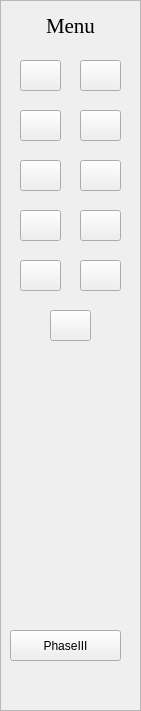
    <widget class="QFrame" name="menuFrame">
     <property name="geometry">
      <rect>
       <x>1210</x>
       <y>12</y>
       <width>141</width>
       <height>711</height>
      </rect>
     </property>
     <property name="frameShape">
      <enum>QFrame::StyledPanel</enum>
     </property>
     <property name="frameShadow">
      <enum>QFrame::Raised</enum>
     </property>
     <widget class="QLabel" name="menuLabel">
      <property name="geometry">
       <rect>
        <x>10</x>
        <y>10</y>
        <width>121</width>
        <height>31</height>
       </rect>
      </property>
      <property name="font">
       <font>
        <family>Times New Roman</family>
        <pointsize>16</pointsize>
       </font>
      </property>
      <property name="text">
       <string>Menu</string>
      </property>
      <property name="alignment">
       <set>Qt::AlignCenter</set>
      </property>
     </widget>
     <widget class="QPushButton" name="textMenu">
      <property name="geometry">
       <rect>
        <x>20</x>
        <y>60</y>
        <width>41</width>
        <height>31</height>
       </rect>
      </property>
      <property name="text">
       <string/>
      </property>
      <property name="icon">
       <iconset resource="images.qrc">
        <normaloff>:/images/icon/text.svg</normaloff>:/images/icon/text.svg</iconset>
      </property>
      <property name="iconSize">
       <size>
        <width>24</width>
        <height>24</height>
       </size>
      </property>
     </widget>
     <widget class="QPushButton" name="pointMenu">
      <property name="geometry">
       <rect>
        <x>80</x>
        <y>60</y>
        <width>41</width>
        <height>31</height>
       </rect>
      </property>
      <property name="text">
       <string/>
      </property>
      <property name="icon">
       <iconset resource="images.qrc">
        <normaloff>:/images/icon/point.svg</normaloff>:/images/icon/point.svg</iconset>
      </property>
      <property name="iconSize">
       <size>
        <width>24</width>
        <height>24</height>
       </size>
      </property>
     </widget>
     <widget class="QPushButton" name="lineMenu">
      <property name="geometry">
       <rect>
        <x>20</x>
        <y>110</y>
        <width>41</width>
        <height>31</height>
       </rect>
      </property>
      <property name="text">
       <string/>
      </property>
      <property name="icon">
       <iconset resource="images.qrc">
        <normaloff>:/images/icon/line.svg</normaloff>:/images/icon/line.svg</iconset>
      </property>
      <property name="iconSize">
       <size>
        <width>24</width>
        <height>24</height>
       </size>
      </property>
     </widget>
     <widget class="QPushButton" name="polylineMenu">
      <property name="geometry">
       <rect>
        <x>80</x>
        <y>110</y>
        <width>41</width>
        <height>31</height>
       </rect>
      </property>
      <property name="text">
       <string/>
      </property>
      <property name="icon">
       <iconset resource="images.qrc">
        <normaloff>:/images/icon/polyline.svg</normaloff>:/images/icon/polyline.svg</iconset>
      </property>
      <property name="iconSize">
       <size>
        <width>24</width>
        <height>24</height>
       </size>
      </property>
     </widget>
     <widget class="QPushButton" name="polygonMenu">
      <property name="geometry">
       <rect>
        <x>20</x>
        <y>160</y>
        <width>41</width>
        <height>31</height>
       </rect>
      </property>
      <property name="text">
       <string/>
      </property>
      <property name="icon">
       <iconset resource="images.qrc">
        <normaloff>:/images/icon/polygon.svg</normaloff>:/images/icon/polygon.svg</iconset>
      </property>
      <property name="iconSize">
       <size>
        <width>24</width>
        <height>24</height>
       </size>
      </property>
     </widget>
     <widget class="QPushButton" name="arcMenu">
      <property name="geometry">
       <rect>
        <x>80</x>
        <y>160</y>
        <width>41</width>
        <height>31</height>
       </rect>
      </property>
      <property name="text">
       <string/>
      </property>
      <property name="icon">
       <iconset resource="images.qrc">
        <normaloff>:/images/icon/arc_2.png</normaloff>:/images/icon/arc_2.png</iconset>
      </property>
      <property name="iconSize">
       <size>
        <width>24</width>
        <height>24</height>
       </size>
      </property>
     </widget>
     <widget class="QPushButton" name="roundedRectangleMenu">
      <property name="geometry">
       <rect>
        <x>20</x>
        <y>210</y>
        <width>41</width>
        <height>31</height>
       </rect>
      </property>
      <property name="text">
       <string/>
      </property>
      <property name="icon">
       <iconset resource="images.qrc">
        <normaloff>:/images/icon/rounded-rectangle.svg</normaloff>:/images/icon/rounded-rectangle.svg</iconset>
      </property>
      <property name="iconSize">
       <size>
        <width>24</width>
        <height>24</height>
       </size>
      </property>
     </widget>
     <widget class="QPushButton" name="rectangleMenu">
      <property name="geometry">
       <rect>
        <x>80</x>
        <y>210</y>
        <width>41</width>
        <height>31</height>
       </rect>
      </property>
      <property name="text">
       <string/>
      </property>
      <property name="icon">
       <iconset resource="images.qrc">
        <normaloff>:/images/icon/rectangle.svg</normaloff>:/images/icon/rectangle.svg</iconset>
      </property>
      <property name="iconSize">
       <size>
        <width>24</width>
        <height>24</height>
       </size>
      </property>
     </widget>
     <widget class="QPushButton" name="ellipseMenu">
      <property name="geometry">
       <rect>
        <x>20</x>
        <y>260</y>
        <width>41</width>
        <height>31</height>
       </rect>
      </property>
      <property name="text">
       <string/>
      </property>
      <property name="icon">
       <iconset resource="images.qrc">
        <normaloff>:/images/icon/ellipse.svg</normaloff>:/images/icon/ellipse.svg</iconset>
      </property>
      <property name="iconSize">
       <size>
        <width>24</width>
        <height>24</height>
       </size>
      </property>
     </widget>
     <widget class="QPushButton" name="pixmapMenu">
      <property name="geometry">
       <rect>
        <x>80</x>
        <y>260</y>
        <width>41</width>
        <height>31</height>
       </rect>
      </property>
      <property name="text">
       <string/>
      </property>
      <property name="icon">
       <iconset resource="images.qrc">
        <normaloff>:/images/icon/image.svg</normaloff>:/images/icon/image.svg</iconset>
      </property>
      <property name="iconSize">
       <size>
        <width>24</width>
        <height>24</height>
       </size>
      </property>
     </widget>
     <widget class="QPushButton" name="homeMenu">
      <property name="geometry">
       <rect>
        <x>50</x>
        <y>310</y>
        <width>41</width>
        <height>31</height>
       </rect>
      </property>
      <property name="text">
       <string/>
      </property>
      <property name="icon">
       <iconset resource="images.qrc">
        <normaloff>:/images/icon/logout-icon.svg</normaloff>:/images/icon/logout-icon.svg</iconset>
      </property>
      <property name="iconSize">
       <size>
        <width>26</width>
        <height>26</height>
       </size>
      </property>
     </widget>
     <widget class="QPushButton" name="changePhaseIII">
      <property name="geometry">
       <rect>
        <x>10</x>
        <y>630</y>
        <width>111</width>
        <height>31</height>
       </rect>
      </property>
      <property name="text">
       <string>PhaseIII</string>
      </property>
     </widget>
    </widget>
